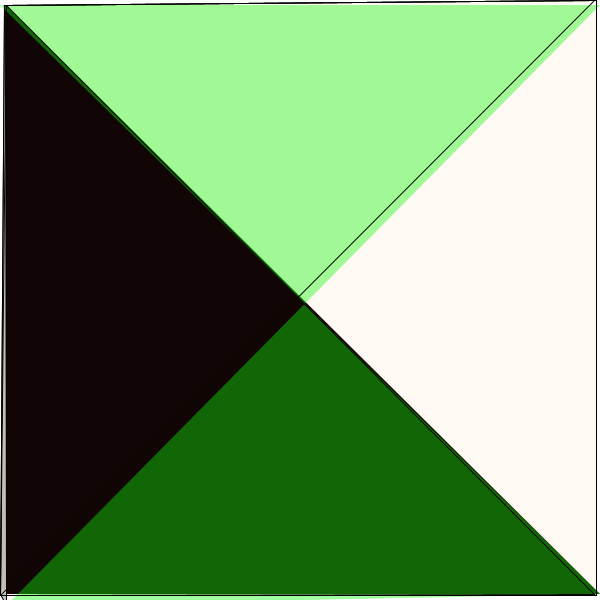
Frame 1 (no input)
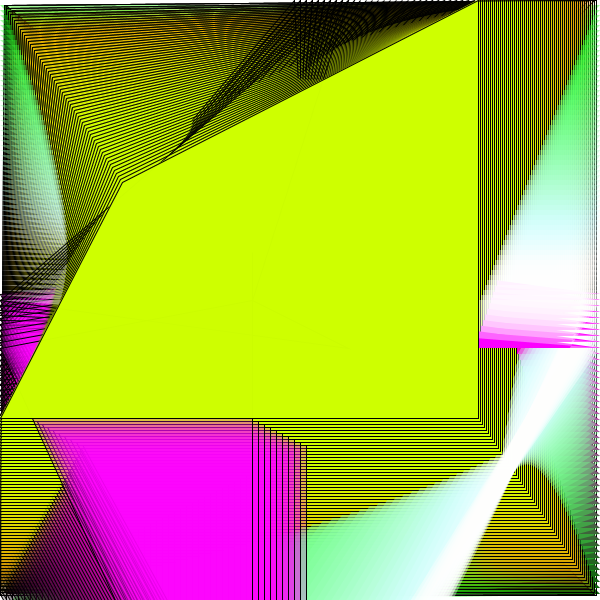
Frame 60 (the mouse pressed at the canvas centre just before this capture)
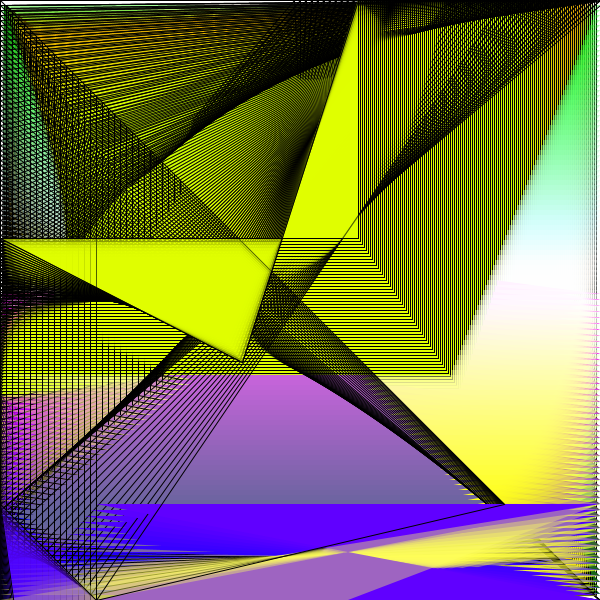
Frame 120 (the mouse held since frame 60 and released just before this capture)

The Processing sketch that drew these frames (run headless with seeded random() and noise(); from frame 60 on, the mouse is pressed at the canvas centre):

// Processing sketch: processing_145054
// ── processing_145054.pde

// Konkuk University
// Department of Dynamic Media
// SOS iDesign
// Name: Hyeri Kim
// ID: Hyeri Kim 201420075

int x = 0; 
int y = 0; 
int i=2; 
int l=2; 
int xSpeed = 6; 
int ySpeed = 5; 
int iSpeed = 2; 
int lSpeed = 3; 
float mPos = 0; 

void setup() {
  size(600,600);
  smooth();
  frameRate(15); 
  background(255);
  
  
}

void draw() {
  x = x + xSpeed; 
  y = y + ySpeed; 

  if ((x > width/2) || (x < 0)) { 
    xSpeed = xSpeed * -1; 


  } 
  
   if ((y > height) || (y < 0)) { 
    ySpeed = ySpeed * -1; 

 

  } 


  strokeWeight(3); 
  noStroke(); 
  fill(255,0,y,0); 
  quad(x, y, width-x, 0, width-x, height-y, 0, height-y); 
  fill(x,0,y,300); 
  quad(x,y,600,width-x,x,width-x,y,y); 
  fill(y,290,x,100); 
  quad(0,y,600,width-x,x,width+x,600,y); 
  fill(x,300,y,0); 
  
  
  i = i + iSpeed; 
  l = l + lSpeed; 
  
  
    if ((i > width) || (i < 0)) { 
    iSpeed = iSpeed * -1; 


  } 

    


  if ((l > width) || (l < 0)) { 
    lSpeed = lSpeed * -1; 


  } 



 
  strokeWeight(1); 
  stroke(0); 
  fill(255,y,0,x); 
  quad(i,l,width-i,0,width-i,height-l,0,height-l); 
  fill(255,0,y,0); 
  quad(x,y,width-x,0,0,height-y,width-x,width-x); 
  fill(x,5,y,63); 
  quad(x,y,0,width-x,x,height+y,x,x); 
  fill(205,255,0,x); 
  quad(i,l,width-i,0,width-i,height-l,0,height-l);  
 


  


} 


  
  
